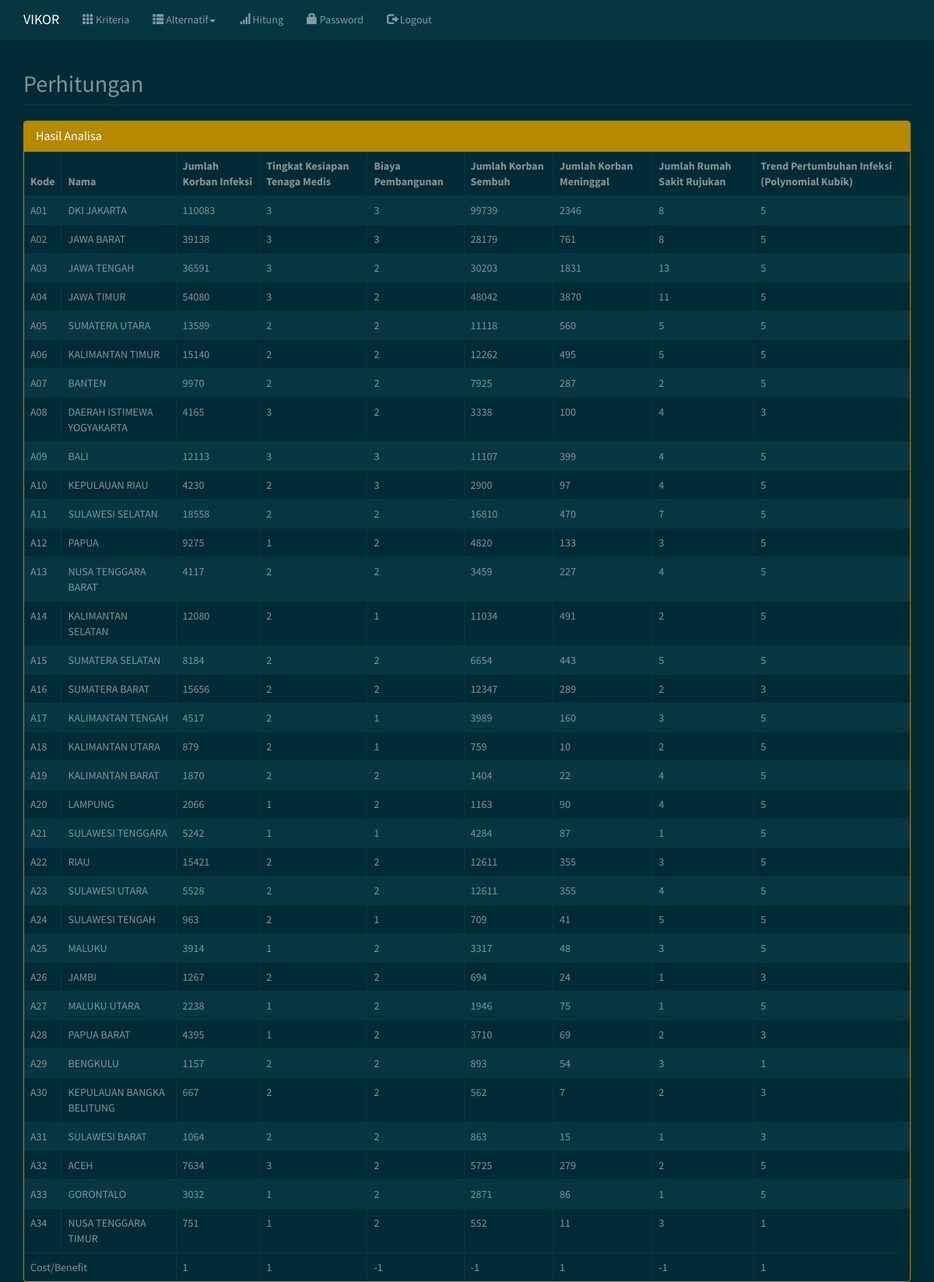
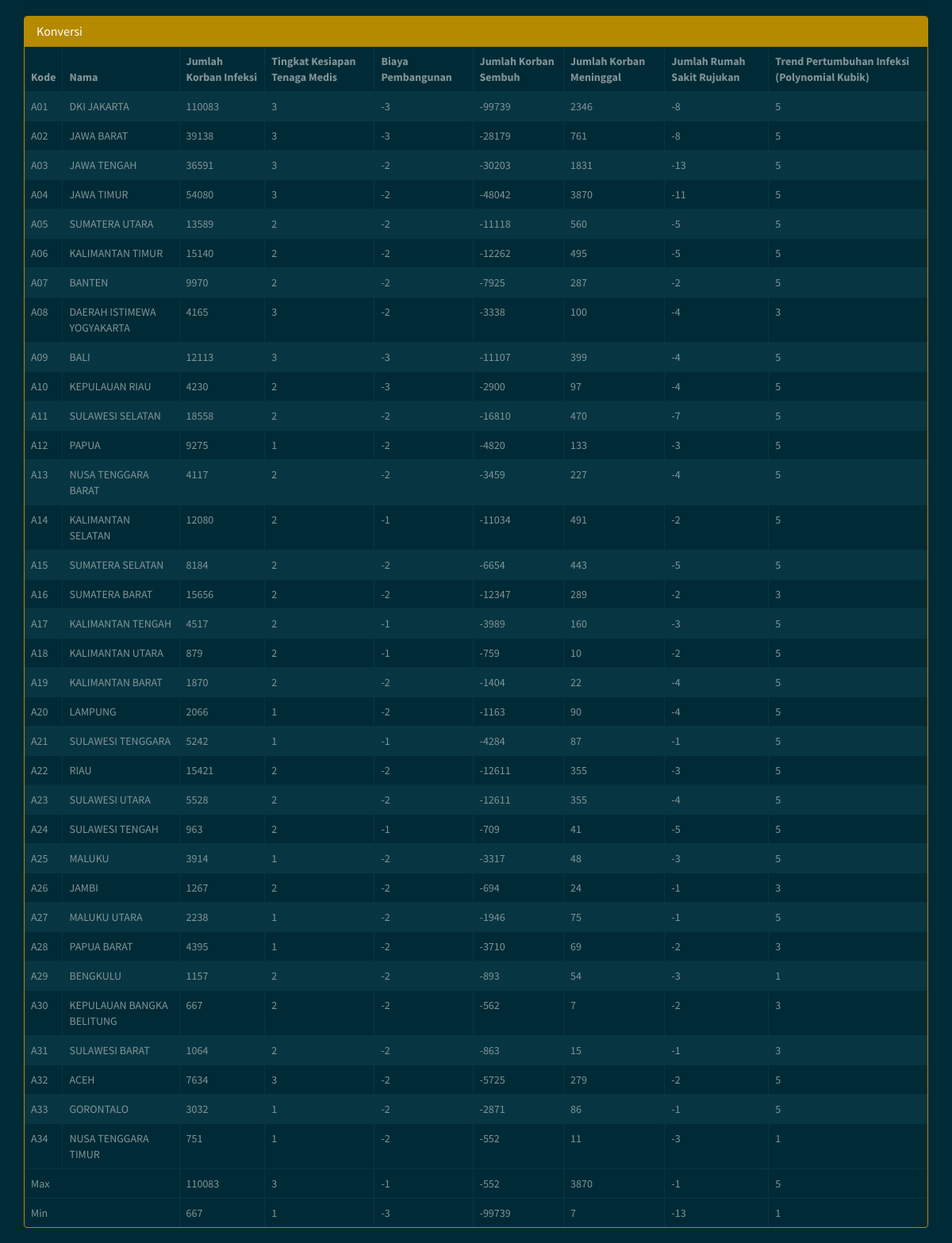
The page /index.php?m=hitung (signed in, upper part) on the database its author committed (2 pictures, top to bottom).
### tables this page shows
CREATE TABLE `tb_kriteria` (
  `id_user` int(11) NOT NULL,
  `kode_kriteria` varchar(35) NOT NULL,
  `nama_kriteria` varchar(55) DEFAULT NULL,
  `atribut` varchar(16) DEFAULT NULL,
  `bobot` double DEFAULT NULL
);

### config.php (called while the page is built)
<?php
$config["server"] = 'localhost';
$config["username"] = 'root';
$config["password"] = '';
$config["database_name"] = 'vikor';

### functions.php (called while the page is built, shortened)
<?php
include ABSPATH . 'config.php';
include ABSPATH . 'includes/db.php';
$db = new DB($config['server'], $config['username'], $config['password'], $config['database_name']);
$rows = $db->get_results("SELECT * from tb_alternatif");
foreach ($rows as $row) {
    $ALTERNATIF[$row->kode_alternatif] = $row->nama_alternatif;
}
$rows = $db->get_results("SELECT * FROM tb_kriteria ORDER BY kode_kriteria");
foreach ($rows as $row) {
    $KRITERIA[$row->kode_kriteria] = $row;
}
function get_data()
{
    global $db;
    $rows = $db->get_results("SELECT a.kode_alternatif, k.kode_kriteria, ra.nilai
        FROM tb_alternatif a
            INNER JOIN tb_nilai_alternatif ra ON ra.kode_alternatif=a.kode_alternatif
            INNER JOIN tb_kriteria k ON k.kode_kriteria=ra.kode_kriteria
            ORDER BY a.kode_alternatif, k.kode_kriteria");
    $data = array();
    foreach ($rows as $row) {
        $data[$row->kode_alternatif][$row->kode_kriteria] = $row->nilai;
    }
    return $data;
}
function get_data_cb($data)
{
    global $KRITERIA;
    $arr = array();
    foreach ($data as $key => $val) {
        foreach ($val as $k => $v) {
            $arr[$key][$k] = $KRITERIA[$k]->atribut == 'benefit' ? $v : $v * -1;
        }
    }
    return $arr;
}
function get_minmax($data_cb)
{
    $arr = array();
    $arr2 = array();
    foreach ($data_cb as $key => $val) {
        foreach ($val as $k => $v) {
            $arr[$k][$key] = $v;
        }
    }
    foreach ($arr as $key => $val) {
        $arr2['max'][$key] = max($val);
        $arr2['min'][$key] = min($val);
    }
    return $arr2;
}

### includes/db.php (called while the page is built, shortened)
<?php
class DB{
    var $conn = null;
    public function __construct($host, $username, $passwd, $dbname){
        $this->conn = mysqli_connect($host, $username, $passwd, $dbname);
    }
    public function query($sql){
        $query = mysqli_query($this->conn, $sql) or die('<pre>Error mysqli_query: ' . mysqli_error($this->conn) . '<br />' . $sql . '</pre>');
        return $query;
    }
    public function get_results($sql){
        $query = $this->query($sql);
        $arr = array();
        while($row = mysqli_fetch_object($query)){
            $arr[] = $row;
        }
        return $arr;
    }
}

### hitung.php (the view, shortened to what this page needs)
<?php
    $row = $db->get_results("SELECT nilai FROM tb_nilai_alternatif WHERE nilai IS NULL");
    if (!$ALTERNATIF || !$KRITERIA):
        echo "Tampaknya anda belum mengatur alternatif dan kriteria. Silahkan tambahkan minimal 3 alternatif dan 3 kriteria.";
    elseif ($row):
        echo "Tampaknya anda belum mengatur nilai alternatif. Silahkan atur pada menu <strong>Nilai Alternatif</strong>.";
    else:
?>
<div class="page-header">
    <h2>Perhitungan</h2>
</div>
<div class="panel panel-primary">
    <div class="panel-heading">
        <h3 class="panel-title">Hasil Analisa</h3>
    </div>
    <div class="table-responsive">
        <table class="table table-bordered table-striped table-hover">
            <thead><tr>
                <th>Kode</th>
                <th>Nama</th>
                <?php
                $data = get_data();
                foreach($KRITERIA as $key => $val):?>
                <th><?=$val->nama_kriteria?></th>
                <?php endforeach;?>
            </tr></thead>
            <?php foreach($data as $key => $val):?>
            <tr>
                <td><?=$key?></td>
                <td><?=$ALTERNATIF[$key]?></td>
                <?php foreach($val as $k => $v):?>
                <td><?=round($v,3)?></td>
                <?php endforeach;?>
            </tr>
            <?php endforeach?>
            <tfoot><tr>
                <td colspan="2">Cost/Benefit</td>
                <?php foreach($KRITERIA as $key => $val):?>
                <td><?=$val->atribut=='benefit' ? 1 : -1?></td>
                <?php endforeach?>
            </tr></tfoot>
        </table>
    </div>
</div>
<div class="panel panel-primary">
    <div class="panel-heading">
        <h3 class="panel-title">Konversi</h3>
    </div>
    <div class="table-responsive">
        <table class="table table-bordered table-striped table-hover">
            <thead><tr>
                <th>Kode</th>
                <th>Nama</th>
                <?php
                $data_cb = get_data_cb($data);
                $minmax = get_minmax($data_cb);
                foreach($KRITERIA as $key => $val):?>
                <th><?=$val->nama_kriteria?></th>
                <?php endforeach;?>
            </tr></thead>
            <?php foreach($data_cb as $key => $val):?>
            <tr>
                <td><?=$key?></td>
                <td><?=$ALTERNATIF[$key]?></td>
                <?php foreach($val as $k => $v):?>
                <td><?=round($v,3)?></td>
                <?php endforeach?>
            </tr>
            <?php endforeach?>
            <tfoot><tr>
                <td colspan="2">Max</td>
                <?php foreach($minmax['max'] as $key => $val):?>
                <td><?=$val?></td>
                <?php endforeach?>
            </tr><tr>
                <td colspan="2">Min</td>
                <?php foreach($minmax['min'] as $key => $val):?>
                <td><?=$val?></td>
                <?php endforeach?>
            </tr></tfoot>
        </table>
    </div>
</div>
<?php endif; ?>

### assets/css/general.css (style rules this page uses)
html { position: relative; min-height: 100%; }
body { margin-bottom: 70px; }
.page-header { margin-top: 0; padding-bottom: 0; }

### rows shown on the page
tb_kriteria: nama_kriteria "Jumlah Korban Infeksi", atribut "1"
tb_kriteria: nama_kriteria "Tingkat Kesiapan Tenaga Medis", atribut "1"
tb_kriteria: nama_kriteria "Biaya Pembangunan"
tb_kriteria: nama_kriteria "Jumlah Korban Sembuh"
tb_kriteria: nama_kriteria "Jumlah Korban Meninggal", atribut "1"
tb_kriteria: nama_kriteria "Jumlah Rumah Sakit Rujukan"
tb_kriteria: nama_kriteria "Trend Pertumbuhan Infeksi (Polynomial Kubik)", atribut "1"

### other values the page prints
$key "A01"
$ALTERNATIF[$key] "DKI JAKARTA"
$v "110083"
$v "3"
$v "99739"
$v "2346"
$v "8"
$v "5"
$key "A02"
$ALTERNATIF[$key] "JAWA BARAT"
$v "39138"
$v "28179"
$v "761"
$key "A03"
$ALTERNATIF[$key] "JAWA TENGAH"
